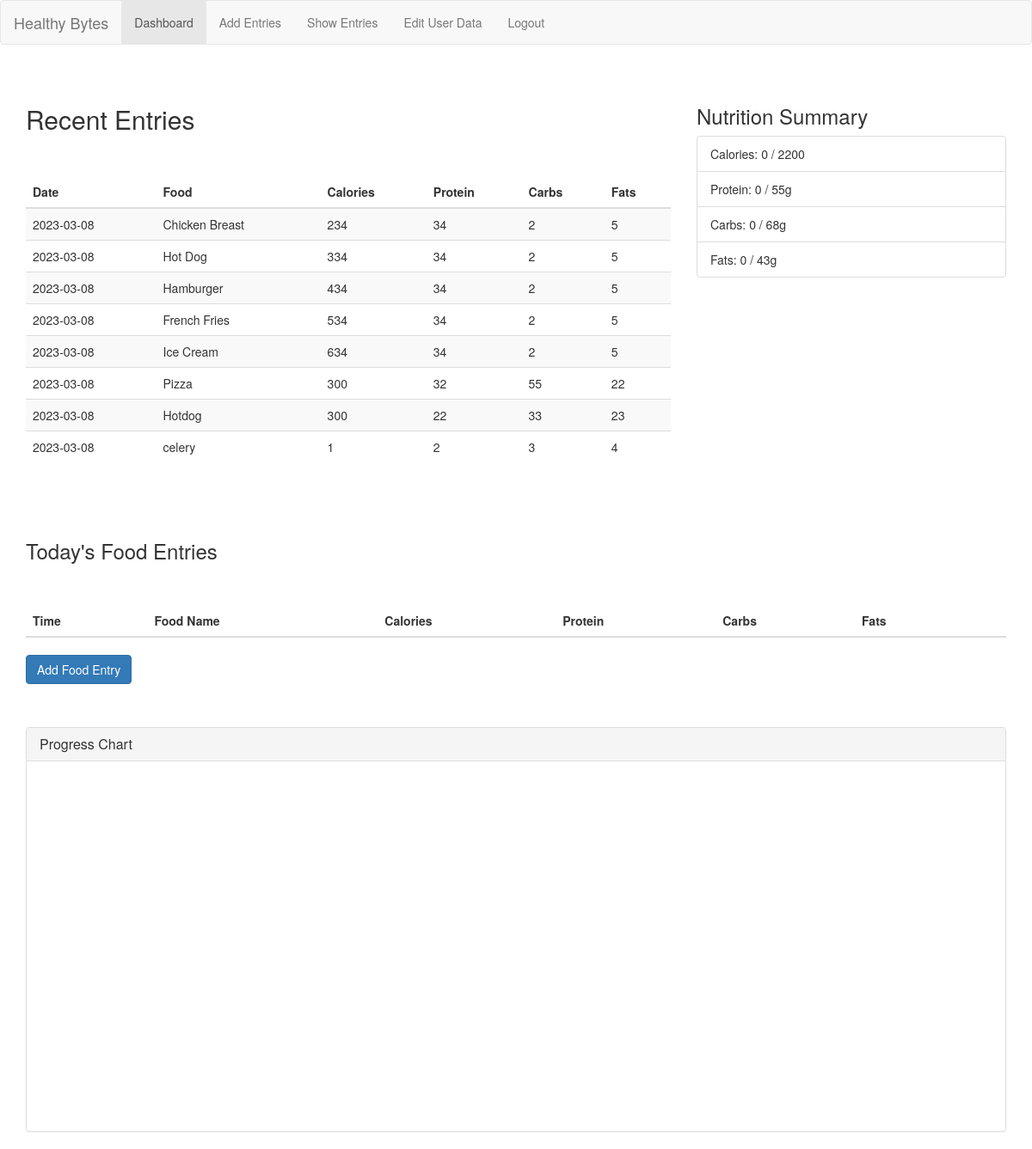
Screenshot of /dashboard.php (signed in) with the database file from the repository.
### tables this page shows
CREATE TABLE `food_entries` (
  `id` int(11) NOT NULL,
  `date` date DEFAULT NULL,
  `food` varchar(255) DEFAULT NULL,
  `calories` int(11) DEFAULT NULL,
  `protein` float DEFAULT NULL,
  `carbs` float DEFAULT NULL,
  `fats` float DEFAULT NULL,
  `userID` int(11) DEFAULT NULL
);

CREATE TABLE `recommended_values` (
  `userID` int(11) NOT NULL,
  `fats` int(11) DEFAULT NULL,
  `carbs` int(11) DEFAULT NULL,
  `proteins` int(11) DEFAULT NULL,
  `calories` int(11) DEFAULT NULL
);

### dashboard.php (the view, shortened to what this page needs)
<?php
require_once 'db_connect.php';
if (!isset($_SESSION['logged_in']) || !$_SESSION['logged_in']) {
    header('Location: login.php');
    exit;
} else {
    $userID = $_SESSION['userID'];
$query_recommended_values = "SELECT * FROM recommended_values WHERE userID = $userID";
$result_recommended_values = mysqli_query($conn, $query_recommended_values);
$row_recommended_values = mysqli_fetch_assoc($result_recommended_values);
$total_calories = 0;
$total_protein = 0;
$total_carbs = 0;
$total_fats = 0;
}
?>
<!DOCTYPE html>
<html lang="en">
<head>
    <link rel="stylesheet" href="https://maxcdn.bootstrapcdn.com/bootstrap/3.3.7/css/bootstrap.min.css">
</head>
<body>
<?php include 'navbar.php'; ?>
 <div class="container">
    <div class="row">
        <div class="col-lg-8 col-md-7 col-sm-12">
            <h2>Recent Entries</h2>
      <table class="table table-striped">
        <thead>
            <tr>
                <th>Date</th>
                <th>Food</th>
                <th>Calories</th>
                <th>Protein</th>
                <th>Carbs</th>
                <th>Fats</th>
            </tr>
        </thead>
        <tbody>
            <?php
            $result = mysqli_query($conn, "SELECT * FROM food_entries ORDER BY date DESC LIMIT 10");
            if (mysqli_num_rows($result) > 0) {
                while ($row = mysqli_fetch_assoc($result)) {
                    echo '<tr>';
                    echo '<td>' . $row['date'] . '</td>';
                    echo '<td>' . $row['food'] . '</td>';
                    echo '<td>' . $row['calories'] . '</td>';
                    echo '<td>' . $row['protein'] . '</td>';
                    echo '<td>' . $row['carbs'] . '</td>';
                    echo '<td>' . $row['fats'] . '</td>';
                    echo '</tr>';
                }
            } else {
                echo '<tr><td colspan="6">No recent entries found</td></tr>';
            }
            ?>
        </tbody>
      </table>
 </div>
  <div class="col-lg-4 col-md-5 col-sm-12">
            <div class="card">
                <div class="card-header">
                    <h3 class="card-title">Nutrition Summary</h3>
                </div>
                <div class="card-body">
                    <ul class="list-group list-group-flush">
                        <li class="list-group-item">Calories: <?php echo $total_calories; ?> / <?php echo $row_recommended_values['calories']; ?></li>
                        <li class="list-group-item">Protein: <?php echo $total_protein; ?> / <?php echo $row_recommended_values['proteins']; ?>g</li>
                        <li class="list-group-item">Carbs: <?php echo $total_carbs; ?> / <?php echo $row_recommended_values['carbs']; ?>g</li>
                        <li class="list-group-item">Fats: <?php echo $total_fats; ?> / <?php echo $row_recommended_values['fats']; ?>g</li>
                    </ul>
                </div>
            </div>
        </div>
    </div>
</div>
<div class="container">
    <div class="row">
        <div class="col-sm-12">
            <div class="card">
                <div class="card-header">
                    <h3 class="card-title">Today's Food Entries</h3>
                </div>
                <div class="card-body">
                    <table class="table table-striped table-hover">
                        <thead>
                            <tr>
                                <th>Time</th>
                                <th>Food Name</th>
                                <th>Calories</th>
                                <th>Protein</th>
                                <th>Carbs</th>
                                <th>Fats</th>
                                <th></th>
                            </tr>
                        </thead>
                    </table>
                    <a href="days.php" class="btn btn-primary">Add Food Entry</a>
                </div>
            </div>
        </div>
    </div>
</div>
<div class="container">
    <div class="row">
        <div class="col-sm-12">
            <div class="panel panel-default">
                <div class="panel-heading">
                    <h3 class="panel-title">Progress Chart</h3>
                </div>
                <div class="panel-body">
                    <div id="chart"></div>
                </div>
            </div>
        </div>
    </div>
</div>
</body>
</html>

### navbar.php (shortened to what this page needs)
<nav class="navbar navbar-default">
    <div class="container-fluid">
        <div class="navbar-header">
            <a class="navbar-brand" href="#">Healthy Bytes</a>
        </div>
        <div class="collapse navbar-collapse" id="bs-example-navbar-collapse-1">
            <ul class="nav navbar-nav">
                <li class="active"><a href="dashboard.php">Dashboard</a></li>
                <li><a href="days.php">Add Entries</a></li>
                <li><a href="show_entries.php">Show Entries</a></li>
                <li><a href="edit_user_data.php">Edit User Data</a></li>
                <li><a href="logout.php">Logout</a></li>
            </ul>
        </div>
    </div>
</nav>

### dashboard.php (style rules this page uses)
.container { margin-top: 50px; }
table { margin-top: 50px; width: 100%; }
#chart { width: 100%; height: 400px; }

### rows the page displays
food_entries: date "2023-03-08", food "Chicken Breast", calories "234", protein "34", carbs "2", fats "5"
food_entries: date "2023-03-08", food "Hot Dog", calories "334", protein "34", carbs "2", fats "5"
food_entries: date "2023-03-08", food "Hamburger", calories "434", protein "34", carbs "2", fats "5"
food_entries: date "2023-03-08", food "French Fries", calories "534", protein "34", carbs "2", fats "5"
food_entries: date "2023-03-08", food "Ice Cream", calories "634", protein "34", carbs "2", fats "5"
food_entries: date "2023-03-08", food "Pizza", calories "300", protein "32", carbs "55", fats "22"
food_entries: date "2023-03-08", food "Hotdog", calories "300", protein "22", carbs "33", fats "23"
food_entries: date "2023-03-08", food "celery", calories "1", protein "2", carbs "3", fats "4"
recommended_values: calories "2200", proteins "55", carbs "68", fats "43"

### other values shown
$total_calories "0"
$total_protein "0"
$total_carbs "0"
$total_fats "0"
